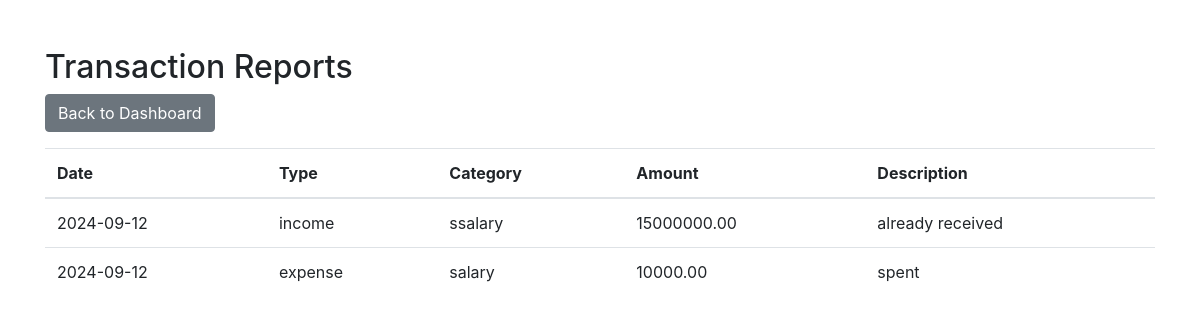
Screenshot of /view_reports.php (signed in) with the database file from the repository.
### tables this page shows
CREATE TABLE `transactions` (
  `id` int(11) NOT NULL,
  `user_id` int(11) NOT NULL,
  `type` enum('income','expense') NOT NULL,
  `amount` decimal(10,2) NOT NULL,
  `category` varchar(100) NOT NULL,
  `date` date NOT NULL,
  `description` varchar(255) DEFAULT NULL
);

### view_reports.php (the view, shortened to what this page needs)
<?php
include 'config.php';
$user_id = $_SESSION['user_id'];
$stmt = $pdo->prepare("SELECT * FROM transactions WHERE user_id = ? ORDER BY date DESC");
$stmt->execute([$user_id]);
$transactions = $stmt->fetchAll();
?>
<!DOCTYPE html>
<html lang="en">
<head>
    <link rel="stylesheet" href="https://maxcdn.bootstrapcdn.com/bootstrap/4.5.2/css/bootstrap.min.css">
</head>
<body>
<div class="container mt-5">
    <h2>Transaction Reports</h2>
    <a href="dashboard.php" class="btn btn-secondary mb-3">Back to Dashboard</a>
    <table class="table">
        <thead>
            <tr>
                <th>Date</th>
                <th>Type</th>
                <th>Category</th>
                <th>Amount</th>
                <th>Description</th>
            </tr>
        </thead>
        <tbody>
            <?php foreach ($transactions as $transaction): ?>
                <tr>
                    <td><?= htmlspecialchars($transaction['date']) ?></td>
                    <td><?= htmlspecialchars($transaction['type']) ?></td>
                    <td><?= htmlspecialchars($transaction['category']) ?></td>
                    <td><?= htmlspecialchars($transaction['amount']) ?></td>
                    <td><?= htmlspecialchars($transaction['description']) ?></td>
                </tr>
            <?php endforeach; ?>
        </tbody>
    </table>
</div>
</body>
</html>

### rows the page displays
transactions: date "2024-09-12", type "income", category "ssalary", amount "15000000.00", description "already received"
transactions: date "2024-09-12", type "expense", category "salary", amount "10000.00", description "spent"
